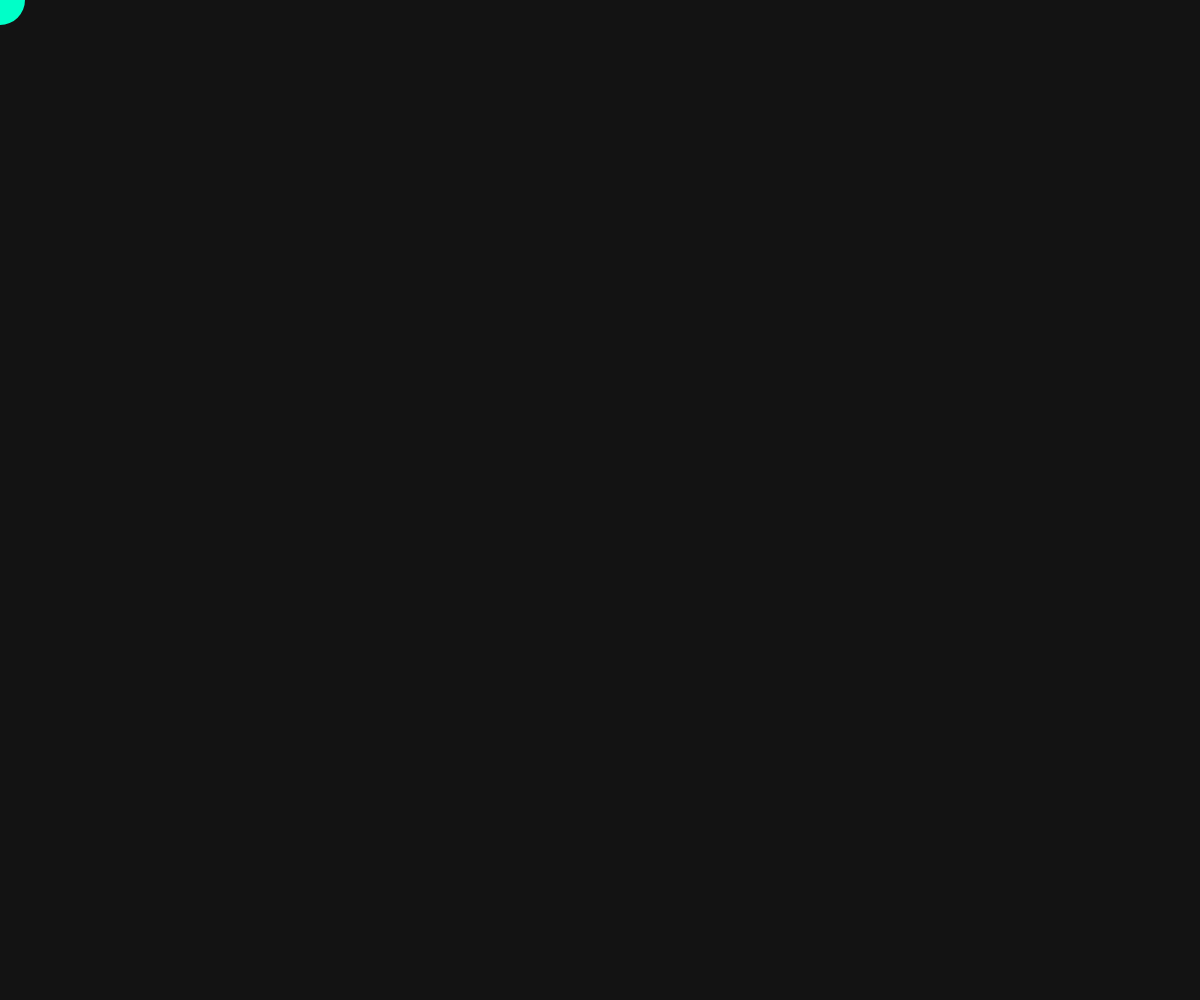
Frame 1 (no input)
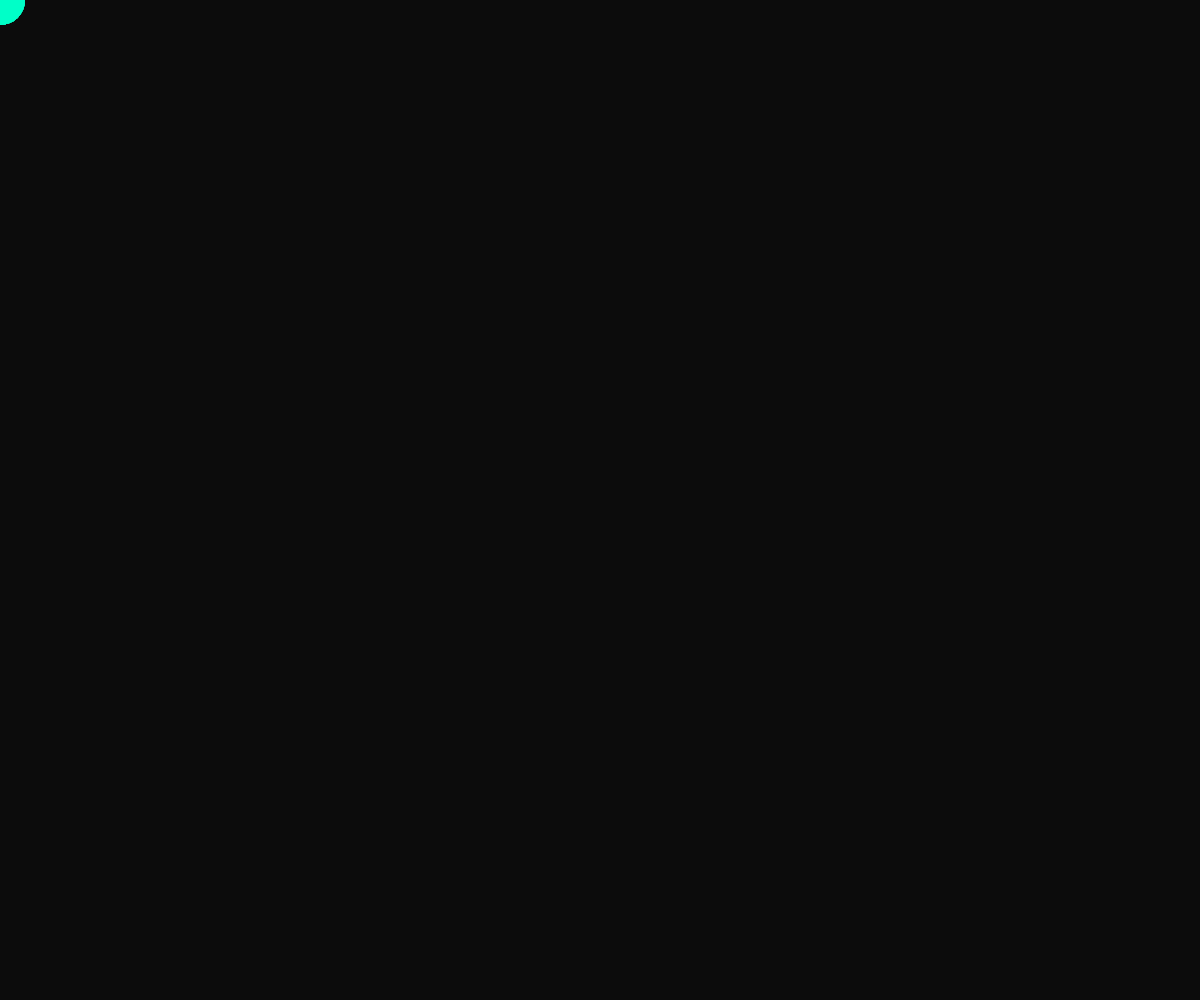
Frame 60 (no input)
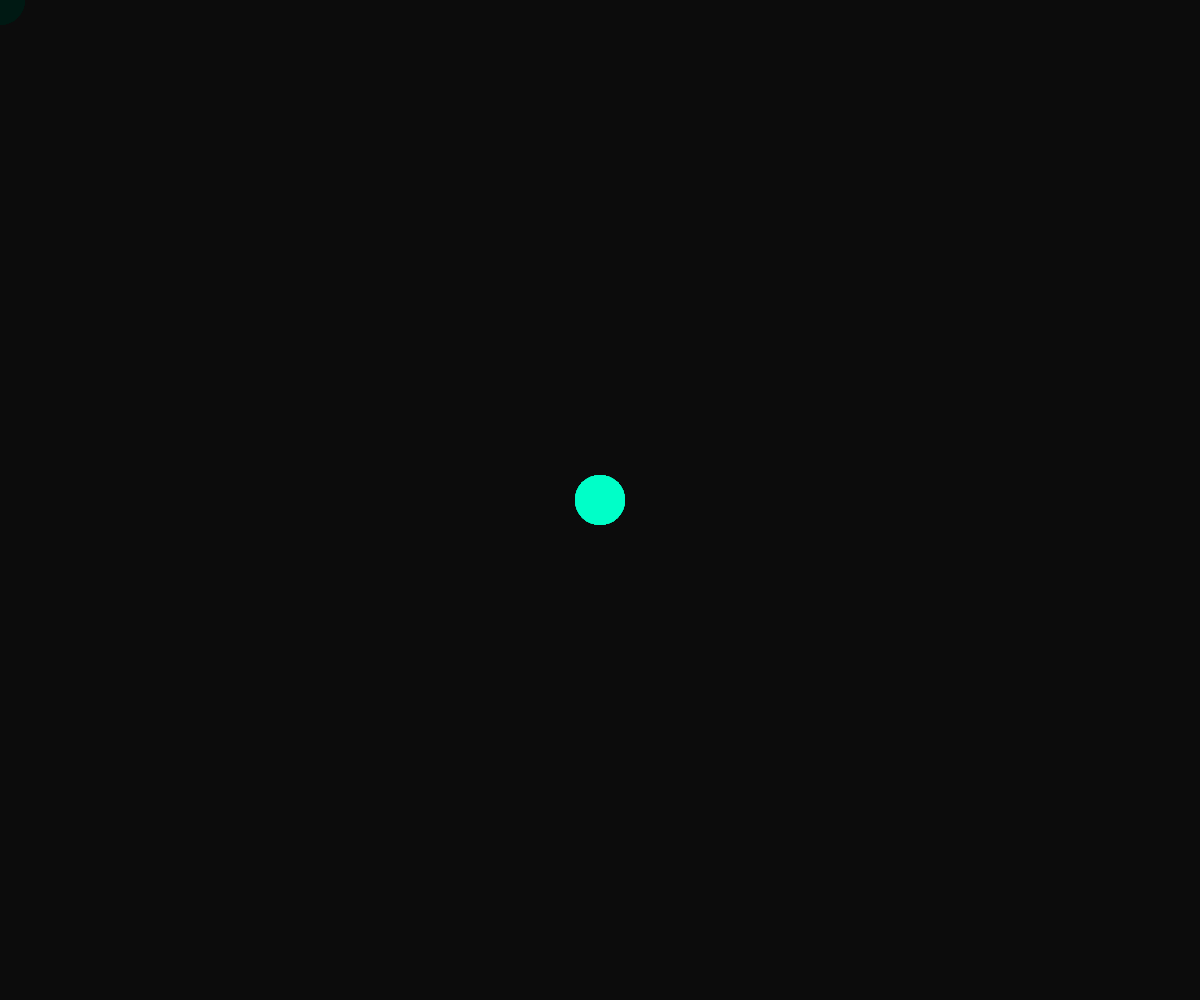
Frame 120 (the mouse pressed at the canvas centre since frame 60)

The p5.js sketch that drew these frames (run headless with seeded random() and noise() and a simulated clock; from frame 60 on, the mouse is pressed at the canvas centre):

// p5.js sketch
// ── sketch.js
function setup() {
  // Dit maakt het canvas zo groot als je browserscherm
  createCanvas(windowWidth, windowHeight);
  background(20);
}

function draw() {
  // Een hele lichte transparante achtergrond zorgt voor "trails" (sporen)
  background(20, 10); 
  
  // Teken een cirkel op de plek van je muis
  noStroke();
  fill(0, 255, 200);
  ellipse(mouseX, mouseY, 50, 50);
}

// Zorgt dat het kunstwerk niet kapot gaat als je je scherm herschaalt
function windowResized() {
  resizeCanvas(windowWidth, windowHeight);
  background(20);
}
